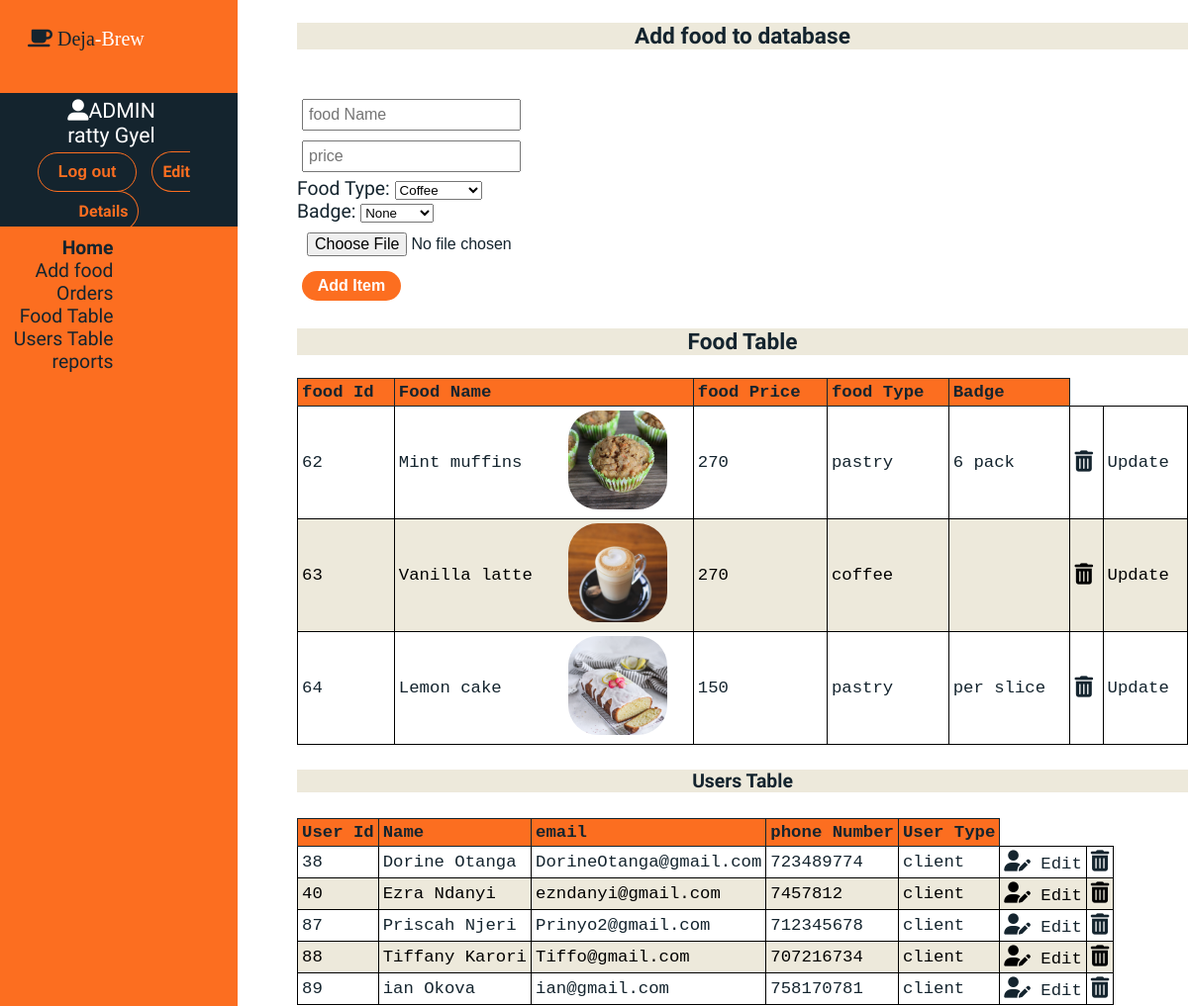
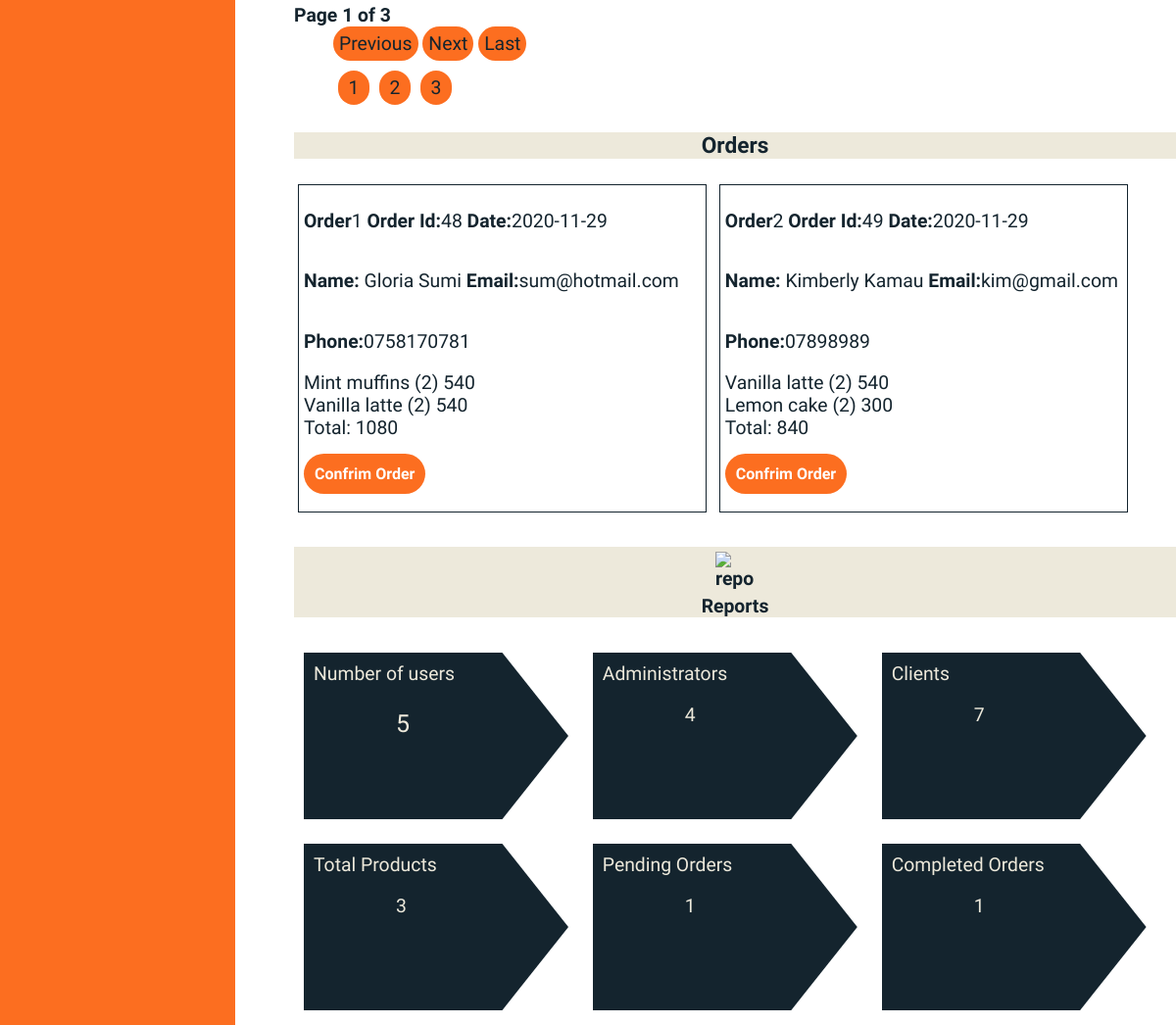
/admin_index.php (signed in), run on the app's committed database (2 pictures, top to bottom).
### tables this page shows
CREATE TABLE `food` (
  `foodId` int(11) NOT NULL,
  `foodName` varchar(25) NOT NULL,
  `price` int(255) NOT NULL,
  `foodType` varchar(255) NOT NULL,
  `badge` text NOT NULL,
  `image` varchar(200) NOT NULL
);

CREATE TABLE `users` (
  `userId` int(11) NOT NULL,
  `firstName` varchar(255) NOT NULL,
  `lastName` varchar(255) NOT NULL,
  `email` varchar(255) NOT NULL,
  `password` varchar(255) NOT NULL,
  `phoneNumber` int(10) NOT NULL,
  `userType` varchar(10) NOT NULL DEFAULT 'client'
);

CREATE TABLE `orders` (
  `orderId` int(50) NOT NULL,
  `grandTotal` int(100) NOT NULL,
  `date/time` date NOT NULL DEFAULT current_timestamp(),
  `status` varchar(220) NOT NULL DEFAULT 'pending',
  `userId` int(11) NOT NULL,
  `cartId` varchar(50) NOT NULL
);

CREATE TABLE `cart_items` (
  `itemId` int(11) NOT NULL,
  `productId` int(11) NOT NULL,
  `orderId` int(11) NOT NULL,
  `quantity` int(11) NOT NULL,
  `totalPrice` int(11) NOT NULL
);

### admin_index.php (the view, shortened to what this page needs)
<!DOCTYPE html>
<html>
<head>
    <link rel="stylesheet" href="style/phpstyles.css">
    <link rel="stylesheet" href="style/style.css">
</head>
<body class="body-content">
  <header class="admin-content sidebar">
        <nav class="navigation-bar">
            <div class="logo admin-logo">
                <i class="fas fa-coffee"></i>
                Deja<span>-Brew</span>
            </div>
            <div class='user_name'>
              <i class="fas fa-user-alt"></i>ADMIN<br />
            <?php echo $_SESSION['user_name'];?>
            <br />
            <form method="post" class="sign-out">
                <button type="submit" class="admin-btn user-type"  style="color: #FC6E20;  border-color: #FC6E20;   background-color: transparent;" name="log-out" value="Log Out">Log out</button>
            </form>
         <a class="admin-btn user-type"  style="color: #FC6E20;  border-color: #FC6E20;   background-color: transparent;"  href="update.php?id=<?php echo $_SESSION['admin_Id'] ?>">Edit Details</a>
          </div>
        </nav>
        <div class="navigation">
            <a class="navitems active">Home </a><br />
            <a class="navitems" href="#food_form">Add food </a><br />
            <a class="navitems" href="#orders">Orders </a><br />
            <a class="navitems" href="#food_table">Food Table </a><br />
            <a class="navitems" href="#users-table">Users Table </a><br />
            <a class="navitems" href="#reports">reports </a><br />
        </div>
  </header>
  <main class="admin-content">
    <div id="food_form">
          <h3 class="headers">Add food to database</h3>
          <form method="post"  enctype="multipart/form-data" id="food">
                <input type="hidden" name="size" value="1000000"/><br />
                <div class="inputs">
                  <input type="text" name="foodName" required placeholder="food Name"/><br />
                </div>
                <div class="inputs">
                <input type="number" name="price" min="1" placeholder="price" required/><br />
              </div>
              <div class="inputs">
                <label for="foodtype" class="food"></i>Food Type:</label>
                <select id="foodtype" class="food" name="food-type" form="food" required>
                    <option value="coffee" class="food-choice">Coffee</option>
                </select>
              </div>
              <div class="inputs">
                <label for="badge-select" class="food-badge">Badge:</label>
                <select id="badge-select" class="badge-select" name="badge_info" form="food" required>
                  <option value=" " class="badge-choice" selected>None</option>
                </select>
              </div>
              <div class="inputs">
                <input type="file" name="image" required/><br />
              </div>
              <div class="inputs">
                <input type="submit"class="user-type" name="upload" value="Add Item"/>
              </div>
          </form>
          <?php
            require_once ("db_connect.php");
           ?>
        </div>
    <div id="food_table">
      <h3 class="headers">Food Table</h3>
      <table>
        <tr>
          <th>  food Id </th>
          <th style="border-right:0px;">Food Name</th>
          <th style="border-left:0px;">          </th>
          <th>  food Price </th>
          <th>  food Type </th>
          <th>  Badge </th>
        </tr>
          <?php
            $sql = "SELECT * FROM food ORDER BY foodId ASC ";
            $result = $conn->query($sql);
            if ($result->num_rows > 0) {
            while($row = $result->fetch_assoc()) {
              ?>
              <tr>
              <td><?php echo $row["foodId"]?>      </td>
              <td style="border-right:0px;"><?php echo $row["foodName"]?>      </td>
              <td style="border-left:0px;">     <?php echo "<img class=' shopping_image'  src='images/products/".$row['image']."'>" ?>   </td>
              <td><?php echo $row["price"]?>      </td>
              <td><?php echo $row["foodType"]?>      </td>
              <td><?php echo $row["badge"]?>      </td>
              <td><a href="food_delete.php?id=<?php echo $row['foodId']; ?>&value2=<?php echo $row['image']; ?> "><i class="fas fa-trash-alt"></i> </td>
              <td > <a href="food_update.php?updateid=<?php echo $row['foodId']; ?>"><span onclick="update_form()">Update</span</a> </td>
              </tr>
              <?php
            }
          }else {
            echo "No food in the database";
          }
           ?>
      </table>
    </div>
    <div id="users-table">
      <h4 class="headers">Users Table</h4>
      <table class="pagination" data-pagecount="3">
            <tr>
              <th>User Id</th>
              <th>Name</th>
              <th>email</th>
              <th>phone Number</th>
              <th>User Type</th>
             </tr>
              <?php
                require_once("db_connect.php");
                if (isset($_GET['page_no']) && $_GET['page_no']!="") {
                    $page_no = $_GET['page_no'];
                    } else {
                        $page_no = 1;
                        }
                  $total_records_per_page = 5;
                $result_count = mysqli_query($conn,"SELECT COUNT(*) As total_records FROM `users`");
                $total_records = mysqli_fetch_array($result_count);
                $total_records = $total_records['total_records'];
                $total_no_of_pages = ceil($total_records / $total_records_per_page);
                $offset = ($page_no-1) * $total_records_per_page;
                $previous_page = $page_no - 1;
                $next_page = $page_no + 1;
                $sql = "SELECT userid, firstName, email,phoneNumber,lastName,userType FROM users ORDER BY userType DESC LIMIT $offset, $total_records_per_page";
                $result = $conn->query($sql);
                if ($result->num_rows > 0) {
                while($row = $result->fetch_assoc()) {
                echo "<tr><td>" . $row["userid"]. "</td><td>" . $row["firstName"]. "\r\n". $row["lastName"]. "</td><td>"
                . $row["email"]."</td><td>".$row["phoneNumber"]. "</td><td>".$row["userType"]."</td>";
                ?>
                <td><a href="update.php?id=<?php echo $row['userid']; ?>"><i class="fas fa-user-edit"></i>&#9;Edit</a></td>
                <td><a href="delete.php?id=<?php echo $row['userid']; ?>"><i class="fas fa-trash-alt"></i>&#9; </a></td>
                <?php
                echo"</tr>";
                }
                } else {
                   echo "no results";
                 }
              ?>
        </table>
      <div style="text-align:justify;">
        <strong>Page <?php echo $page_no." of ".$total_no_of_pages; ?></strong>
      </div>
      <ul class="pagination">
            <li <?php if($page_no <= 1){ echo "class='disabled'"; } ?>>
            <a <?php if($page_no > 1){
            echo "href='?page_no=$previous_page'";
            } ?>>Previous</a>
            </li>
            <li <?php if($page_no >= $total_no_of_pages){
            echo "class='disabled'";
            } ?>>
            <a <?php if($page_no < $total_no_of_pages) {
            echo "href='?page_no=$next_page'";
            } ?>>Next</a>
            </li>
            <?php
            if($page_no < $total_no_of_pages){
            echo "<li><a href='?page_no=$total_no_of_pages'>Last </a></li>";
            }
            echo "<br />";
            $counter=1;
            while($total_no_of_pages>=$counter){
              echo "<li class='page-Number'> <a href='?page_no=$counter'>",$counter,"</a>   </li>";
              $counter=$counter+1;
            }
            ?>
      </ul>
    </div>
    <div id="orders">
      <h3 class="headers">Orders </h3>
      <?php
      $order_no=1;
      $order_sql="SELECT * FROM orders ORDER BY 'date/time' ASC ";
      $order_result = $conn->query($order_sql);
      if ($order_result->num_rows > 0) {
        while($order_row = $order_result->fetch_assoc()) {
          $order=$order_row["orderId"];
          $order_user=$order_row["userId"];
          $cart_sql="SELECT * FROM cart_items WHERE orderId='$order'   ";
          $cart_result = $conn->query($cart_sql);
          $order_names="SELECT * FROM users WHERE userId='$order_user' ";
          $order_user_details=$conn->query($order_names);
          while($order_name_row = $order_user_details->fetch_assoc()){
          ?>
          <div class="order-item">
            <p class="order-title"><strong>Order</strong><?php echo $order_no; ?></p>
            <p class="order-title"><strong>Order Id:</strong><?php echo $order;?></p>
            <p class="order-title">  <strong>Date:</strong><?php echo $order_row["date/time"]; ?> </p><br />
            <p class="order-title"><strong>Name:</strong> <?php echo $order_name_row["firstName"],"  ", $order_name_row["lastName"] ; ?> </p>
            <p class="order-title"> <strong>Email:</strong><?php echo $order_name_row["email"]?></p>
            <p class="order-title"> <strong>Phone:</strong><?php echo "0", $order_name_row["phoneNumber"]?></p><br />
            <div class="cart-items">
              <?php
            }
               while($cart_row = $cart_result->fetch_assoc()){
                 $product=$cart_row["productId"];
                 $food_sql="SELECT foodName FROM food WHERE foodId='$product' ";
                 $food_result=$conn->query($food_sql);
                 while($food_row = $food_result->fetch_assoc()){
                 ?>
                 <t able class="cart-items">
                     <td> <?php echo $food_row["foodName"];?>
                     <?php echo "(",$cart_row["quantity"],")";?>  </td>
                     <td> <?php echo $cart_row["totalPrice"];?>  </td><br />
                 <?php
               }
               }
              ?>
              <div class="order-total">
                  Total:
                <?php
              echo $order_row["grandTotal"];
              ?>
            </div><br />
               <a class="user-type" href="admin_index.php?order_id=<?php echo $order_row["orderId"]; ?>" >Confrim Order</a><br /><br />
            </div>
          </div>
            <?php
            $order_no=$order_no+1;
          }
        }else
        {
          echo "No Orders";
        }
      ?>
    </div>
    <div id="reports">
      <h4 class="headers"><img src="https://www.flaticon.com/svg/static/icons/svg/1188/1188576.svg" alt="report" class="report-img"/><br />Reports</h4>
      <div class="report-card">
        <div class="report-content">
          <b>Number of users</b>
          <p style="padding-left:40%;font-size:25px;"> <?php echo $result->num_rows;  ?></p>
          <br />
          <br />
          <br />
       </div>
      </div>
      <div class="report-card">
        <div class="report-content">
          <b>Administrators</b>
          <p style="padding-left:40%;">
            <?php
            $result_count = mysqli_query($conn,"SELECT COUNT(*) As total_records FROM `users` WHERE userType='admin' ");
            $total_records = mysqli_fetch_array($result_count);
            $total_records = $total_records['total_records'];
            echo $total_records;
             ?>
           </p>
          <br />
          <br />
          <br />
       </div>
      </div>
      <div class="report-card">
        <div class="report-content">
          <b>Clients</b>
          <p style="padding-left:40%;"><?php
          $result_count = mysqli_query($conn,"SELECT COUNT(*) As total_records FROM `users` WHERE userType='client' ");
          $total_records = mysqli_fetch_array($result_count);
          $total_records = $total_records['total_records'];
          echo $total_records; ?>
        </p>
          <br />
          <br />
          <br />
       </div>
      </div>
      <div class="report-card">
        <div class="report-content">
          <b>Total Products</b>
          <p style="padding-left:40%;"><?php
          $result_count = mysqli_query($conn,"SELECT COUNT(*) As total_records FROM `food` ");
          $total_records = mysqli_fetch_array($result_count);
          $total_records = $total_records['total_records'];
          echo $total_records; ?>
        </p>
          <br />
          <br />
          <br />
       </div>
      </div>
      <div class="report-card">
        <div class="report-content">
          <b>Pending Orders</b>
          <p style="padding-left:40%;"><?php
          $result_count = mysqli_query($conn,"SELECT COUNT(*) As total_records FROM `orders` WHERE status='pending' ");
          $total_records = mysqli_fetch_array($result_count);
          $total_records = $total_records['total_records'];
          echo $total_records; ?>
        </p>
          <br />
          <br />
          <br />
       </div>
      </div>
      <div class="report-card">
        <div class="report-content">
          <b>Completed Orders</b>
          <p style="padding-left:40%;"><?php
          $result_count = mysqli_query($conn,"SELECT COUNT(*) As total_records FROM `orders` WHERE status='completed' ");
          $total_records = mysqli_fetch_array($result_count);
          $total_records = $total_records['total_records'];
          echo $total_records; ?>
        </p>
          <br />
          <br />
          <br />
       </div>
      </div>
    </div>
  </main>
</body>
</html>

### data on the page
food: foodId "62", foodName "Mint muffins", image (picture), price "270", foodType "pastry", badge "6 pack"
food: foodId "63", foodName "Vanilla latte", image (picture), price "270", foodType "coffee"
food: foodId "64", foodName "Lemon cake", image (picture), price "150", foodType "pastry", badge "per slice"
users: userId "38", firstName "Dorine", lastName "Otanga", email "DorineOtanga@gmail.com", phoneNumber "723489774", userType "client"
users: userId "40", firstName "Ezra", lastName "Ndanyi", email "ezndanyi@gmail.com", phoneNumber "7457812", userType "client"
users: userId "87", firstName "Priscah", lastName "Njeri", email "Prinyo2@gmail.com", phoneNumber "712345678", userType "client"
users: userId "88", firstName "Tiffany", lastName "Karori", email "Tiffo@gmail.com", phoneNumber "707216734", userType "client"
users: userId "89", firstName "ian", lastName "Okova", email "ian@gmail.com", phoneNumber "758170781", userType "client"
orders: orderId "48", value "2020-11-29", grandTotal "1080"
users: firstName "Gloria", lastName "Sumi", email "sum@hotmail.com", phoneNumber "758170781"
cart_items: quantity "2", totalPrice "540"
cart_items: quantity "2", totalPrice "540"
orders: orderId "49", value "2020-11-29", grandTotal "840"
users: firstName "Kimberly", lastName "Kamau", email "kim@gmail.com", phoneNumber "7898989"
cart_items: quantity "2", totalPrice "540"
cart_items: quantity "2", totalPrice "300"

### other printed values
$_SESSION['user_name'] "ratty Gyel"
$page_no "1"
$total_no_of_pages "3"
$result->num_rows "5"
$total_records "4"
$total_records "7"
$total_records "3"
$total_records "1"
